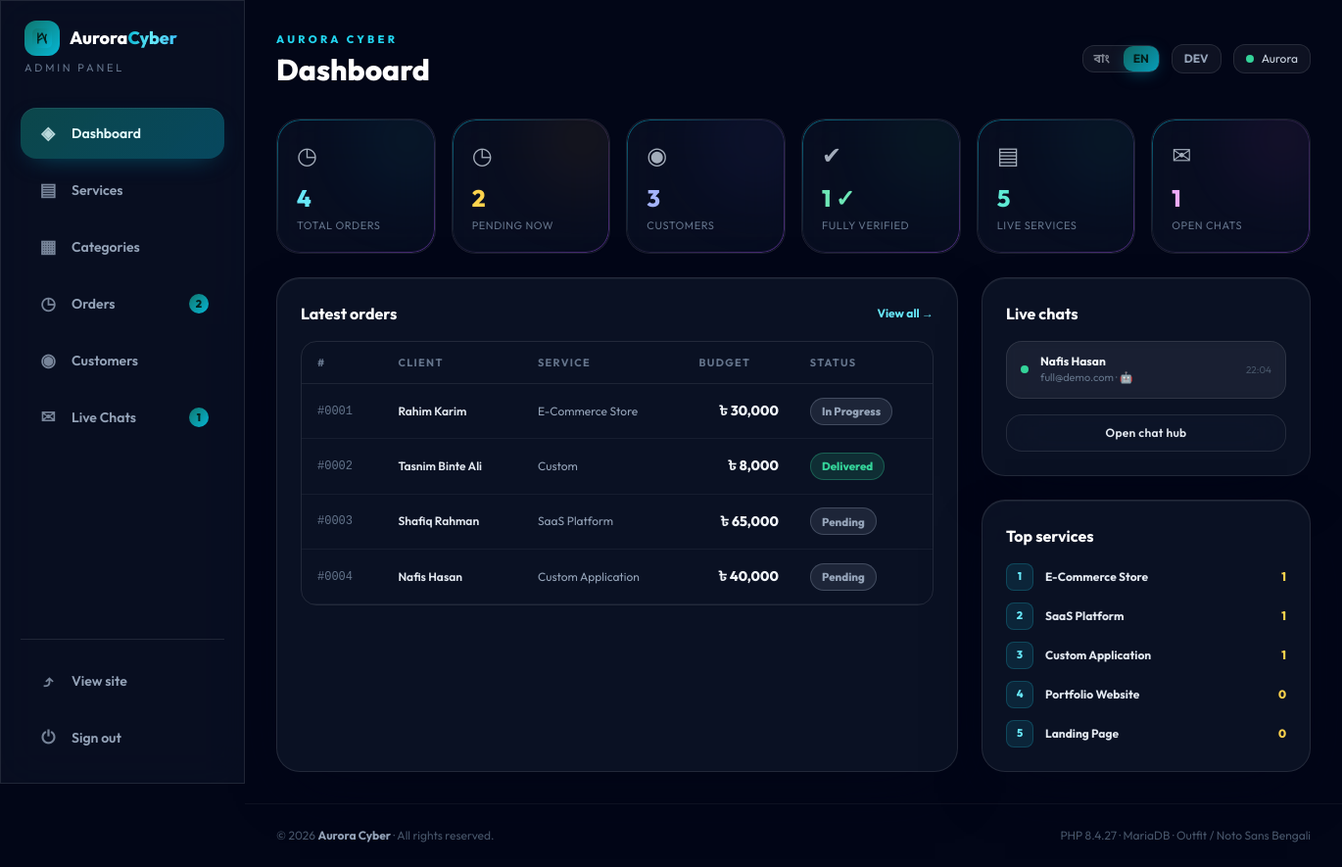
Page /admin/dashboard.php (signed in) on the committed database.
### tables this page shows
CREATE TABLE IF NOT EXISTS `users` (
  `id`         INT UNSIGNED  NOT NULL AUTO_INCREMENT,
  `name`       VARCHAR(120)  NOT NULL,
  `email`      VARCHAR(190)  NOT NULL,
  `password`   VARCHAR(255)  NOT NULL,
  `phone`      VARCHAR(30)   NULL DEFAULT NULL,
  `role`       ENUM('admin','customer') NOT NULL DEFAULT 'customer',
  `created_at` TIMESTAMP     NOT NULL DEFAULT CURRENT_TIMESTAMP,
  `updated_at` TIMESTAMP     NOT NULL DEFAULT CURRENT_TIMESTAMP ON UPDATE CURRENT_TIMESTAMP,
  PRIMARY KEY (`id`),
  UNIQUE KEY `uq_users_email` (`email`)
);

CREATE TABLE IF NOT EXISTS `orders` (
  `id`           INT UNSIGNED  NOT NULL AUTO_INCREMENT,
  `user_id`      INT UNSIGNED  NULL DEFAULT NULL,
  `service_id`   INT UNSIGNED  NULL DEFAULT NULL,
  `name`         VARCHAR(120)  NOT NULL,
  `email`        VARCHAR(190)  NOT NULL,
  `phone`        VARCHAR(30)   NULL DEFAULT NULL,
  `project_type` VARCHAR(120)  NULL DEFAULT NULL,
  `budget`       DECIMAL(12,2) NULL DEFAULT NULL,
  `details`      TEXT          NULL,
  `status`       ENUM('pending','in_progress','delivered','cancelled') NOT NULL DEFAULT 'pending',
  `created_at`   TIMESTAMP     NOT NULL DEFAULT CURRENT_TIMESTAMP,
  `updated_at`   TIMESTAMP     NOT NULL DEFAULT CURRENT_TIMESTAMP ON UPDATE CURRENT_TIMESTAMP,
  PRIMARY KEY (`id`),
  KEY `k_orders_user` (`user_id`),
  KEY `k_orders_service` (`service_id`),
  KEY `k_orders_status` (`status`),
  CONSTRAINT `fk_orders_user` FOREIGN KEY (`user_id`) REFERENCES `users` (`id`) ON DELETE SET NULL,
  CONSTRAINT `fk_orders_service` FOREIGN KEY (`service_id`) REFERENCES `services` (`id`) ON DELETE SET NULL
);

CREATE TABLE IF NOT EXISTS `services` (
  `id`            INT UNSIGNED   NOT NULL AUTO_INCREMENT,
  `category_id`   INT UNSIGNED   NULL DEFAULT NULL,
  `title_en`      VARCHAR(160)   NOT NULL,
  `title_bn`      VARCHAR(160)   NOT NULL,
  `slug`          VARCHAR(190)   NOT NULL,
  `short_desc_en` TEXT           NULL,
  `short_desc_bn` TEXT           NULL,
  `full_desc_en`  LONGTEXT       NULL,
  `full_desc_bn`  LONGTEXT       NULL,
  `price`         DECIMAL(12,2)  NOT NULL DEFAULT 0,
  `price_label`   VARCHAR(60)    NOT NULL DEFAULT 'Starts from',
  `features_en`   JSON           NULL,
  `features_bn`   JSON           NULL,
  `thumbnail`     VARCHAR(255)   NULL,
  `gallery`       JSON           NULL,
  `status`        ENUM('active','inactive','archived') NOT NULL DEFAULT 'active',
  `is_featured`   TINYINT(1)     NOT NULL DEFAULT 0,
  `sort_order`    INT            NOT NULL DEFAULT 0,
  `created_at`    TIMESTAMP      NOT NULL DEFAULT CURRENT_TIMESTAMP,
  `updated_at`    TIMESTAMP      NOT NULL DEFAULT CURRENT_TIMESTAMP ON UPDATE CURRENT_TIMESTAMP,
  PRIMARY KEY (`id`),
  UNIQUE KEY `uq_services_slug` (`slug`),
  KEY `k_services_cat` (`category_id`),
  KEY `k_services_status_sort` (`status`,`sort_order`),
  CONSTRAINT `fk_services_cat` FOREIGN KEY (`category_id`) REFERENCES `service_categories` (`id`) ON DELETE SET NULL
);

### admin/dashboard.php (the view, shortened to what the rows shown need)
<?php
require_admin();
$recentOrders = DB::all(
    'SELECT o.*, COALESCE(u.name, o.name) AS client_name, s.title_en AS svc_en
       FROM orders o
       LEFT JOIN users u ON u.id = o.user_id
       LEFT JOIN services s ON s.id = o.service_id
      ORDER BY o.created_at DESC LIMIT 6'
);
$recentChats = DB::all(
    'SELECT s.*, u.name AS user_name, u.email AS user_email
       FROM chat_sessions s
       LEFT JOIN users u ON u.id = s.user_id
      WHERE s.status = "open"
      ORDER BY s.updated_at DESC LIMIT 5'
);
$statuses = ['pending' => 'st-inactive', 'in_progress' => 'st-inactive', 'delivered' => 'st-active', 'cancelled' => 'st-archived'];
$PAGE_TITLE = 'Dashboard';
require_once __DIR__ . '/inc/head.php';
?>
<div class="mt-6 grid gap-6 xl:grid-cols-3">
  <section class="xl:col-span-2 glass-strong rounded-3xl p-6">
    <div class="flex items-center justify-between mb-4">
      <h2 class="font-bold text-white"><?= l('Latest orders', 'সাম্প্রতিক অর্ডার') ?></h2>
    </div>
    <div class="overflow-x-auto nice-scroll rounded-2xl border border-white/10">
      <table class="admin-table min-w-[640px]">
        <thead><tr><th>#</th><th><span class="e">Client</span></th><th><span class="e">Service</span></th><th class="text-right"><?= l('Budget', 'বাজেট') ?></th><th><span class="e">Status</span></th></tr></thead>
        <tbody>
          <?php foreach ($recentOrders as $o): ?>
          <tr>
            <td class="text-slate-500 font-mono text-xs">#<?= str_pad((string) $o['id'], 4, '0', STR_PAD_LEFT) ?></td>
            <td class="text-slate-200 text-xs font-semibold"><?= e($o['client_name'] ?: '—') ?></td>
            <td class="text-slate-400 text-xs"><?= e($o['svc_en'] ?: 'Custom') ?></td>
            <td class="text-right font-extrabold text-slate-100">৳ <?= e(number_format((float) $o['budget'])) ?></td>
            <td><span class="st-badge <?= e($statuses[$o['status']] ?? 'st-inactive') ?>"><?= e(ucwords(str_replace('_', ' ', $o['status']))) ?></span></td>
          </tr>
          <?php endforeach; ?>
        </tbody>
      </table>
    </div>
  </section>
  <aside class="space-y-6">
    <section class="glass-strong rounded-3xl p-6">
      <h2 class="font-bold text-white mb-4"><?= l('Live chats', 'লাইভ চ্যাট') ?></h2>
      <?php if ($recentChats): ?>
        <div class="space-y-2">
          <?php foreach ($recentChats as $c): ?>
            <a href="chats.php?chat_id=<?= (int) $c['id'] ?>" class="flex items-center gap-3 rounded-2xl glass-chip px-3.5 py-3 hover:bg-white/5 transition-colors">
              <span class="w-2 h-2 rounded-full bg-emerald-400 shrink-0 <?= (int) $c['bot_mode'] ? '' : 'animate-pulse' ?>"></span>
              <span class="min-w-0">
                <span class="block text-xs font-bold text-slate-100 truncate"><?= e($c['user_name'] ?? 'Guest') ?></span>
                <span class="block text-[11px] text-slate-500 truncate"><?= e($c['user_email'] ?? ('+' . $c['phone'])) ?><?= (int) $c['bot_mode'] ? ' · 🤖' : '' ?></span>
              </span>
              <span class="ml-auto text-[10px] text-slate-600"><?= e(date('H:i', strtotime($c['updated_at']))) ?></span>
            </a>
          <?php endforeach; ?>
        </div>
      <?php else: ?>
        <p class="text-xs text-slate-500"><?= l('No live chats right now.', 'এখন কোনো লাইভ চ্যাট নেই।') ?></p>
      <?php endif; ?>
    </section>
    <section class="glass-strong rounded-3xl p-6">
      <h2 class="font-bold text-white mb-4"><?= l('Top services', 'জনপ্রিয় সার্ভিস') ?></h2>
    </section>
  </aside>
</div>
<?php
require_once __DIR__ . '/inc/foot.php';
?>

### admin/inc/head.php (shortened to what the rows shown need)
<?php
$adminTitle = $PAGE_TITLE ?? 'Admin';
$v = version_time();
?><!doctype html>
<html lang="en" class="lang-en">
<head>
<link rel="stylesheet" href="<?= e(asset('css/tailwind.css')) ?>?v=<?= $v ?>">
<link rel="stylesheet" href="<?= e(asset('css/app.css')) ?>?v=<?= $v ?>">
<link rel="stylesheet" href="<?= e(asset('css/admin.css')) ?>?v=<?= $v ?>">
</head>
<body class="bg-slate-950 text-slate-300">
<div class="grid lg:grid-cols-[250px_1fr] min-h-screen">
  <main class="relative min-w-0">
    <div class="relative px-4 sm:px-8 py-8 max-w-[1400px]">
      <div class="flex flex-wrap items-center justify-between gap-4 mb-8">
        <div>
          <h1 class="mt-1 text-2xl sm:text-3xl font-extrabold text-white"><?= e($adminTitle) ?></h1>
        </div>
        <div class="flex items-center gap-3">
          <button type="button" data-lang-toggle class="lang-pill glass-chip rounded-xl flex items-center gap-1 text-xs font-bold text-slate-200 select-none">
            <span class="l-bn">বাং</span><span class="l-en">EN</span>
          </button>
          <span class="hidden sm:inline-flex glass-chip rounded-xl px-3 py-1.5 text-xs font-bold text-slate-400"><?= e(APP_ENV) === 'dev' ? 'DEV' : 'PROD' ?></span>
          <span class="hidden md:inline-flex items-center gap-2 glass-chip rounded-xl px-3 py-1.5 text-xs">
            <span class="w-2 h-2 rounded-full bg-emerald-400"></span><?= e(explode(' ', current_user()['name'])[0]) ?>
          </span>
        </div>
      </div>

### rows in the picture
users: name "Aurora"
orders: id "0001", client_name "Rahim Karim", service.title_en "E-Commerce Store", budget "30,000", status "In Progress"
orders: id "0002", client_name "Tasnim Binte Ali", svc_en "Custom", budget "8,000", status "Delivered"
orders: id "0003", client_name "Shafiq Rahman", service.title_en "SaaS Platform", budget "65,000", status "Pending"
orders: id "0004", client_name "Nafis Hasan", service.title_en "Custom Application", budget "40,000", status "Pending"

### other values in the picture
$item['icon'] "◈"
$item['icon'] "▤"
$item['icon'] "▦"
$item['icon'] "◷"
$badge "2"
$item['icon'] "◉"
$item['icon'] "✉"
$badge "1"
$adminTitle "Dashboard"
$c['icon'] "◷"
$c['value'] "4"
$en "TOTAL ORDERS"
$c['value'] "2"
$en "PENDING NOW"
$c['icon'] "◉"
